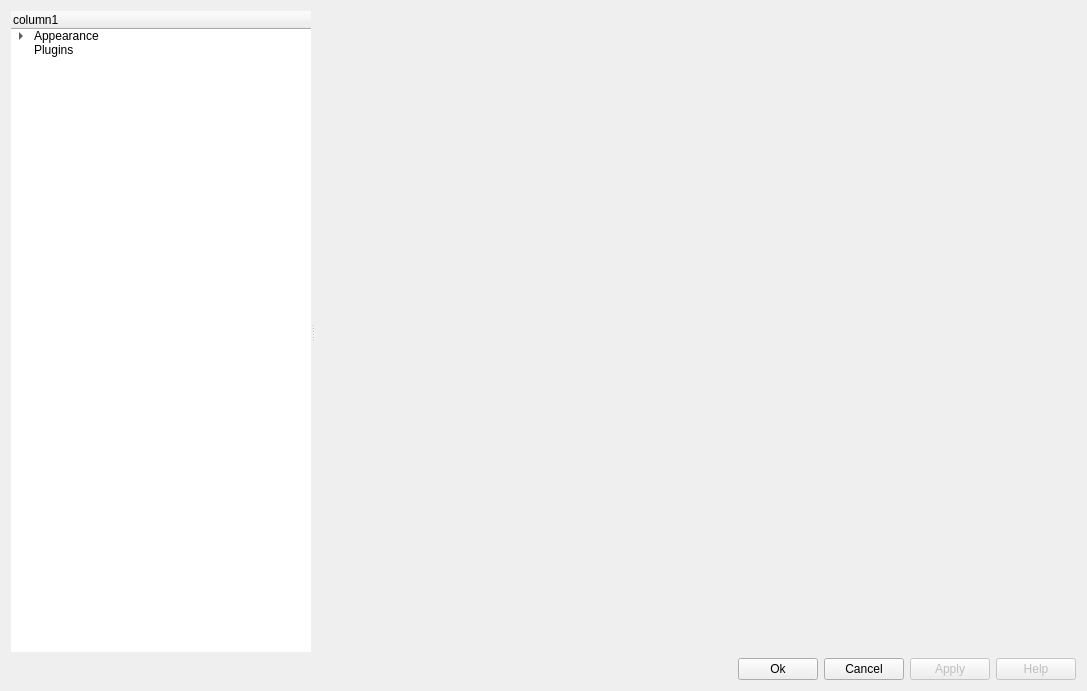
<?xml version="1.0" encoding="UTF-8"?>
<ui version="4.0">
 <class>Settings</class>
 <widget class="QWidget" name="Settings">
  <property name="geometry">
   <rect>
    <x>0</x>
    <y>0</y>
    <width>1087</width>
    <height>691</height>
   </rect>
  </property>
  <property name="windowTitle">
   <string>Settings</string>
  </property>
  <layout class="QGridLayout" name="gridLayout">
   <item row="0" column="0">
    <layout class="QVBoxLayout" name="verticalLayout">
     <item>
      <widget class="QSplitter" name="splitter">
       <property name="sizePolicy">
        <sizepolicy hsizetype="Expanding" vsizetype="Expanding">
         <horstretch>0</horstretch>
         <verstretch>0</verstretch>
        </sizepolicy>
       </property>
       <property name="orientation">
        <enum>Qt::Horizontal</enum>
       </property>
       <widget class="QTreeWidget" name="treeWidget">
        <property name="sizePolicy">
         <sizepolicy hsizetype="Ignored" vsizetype="Expanding">
          <horstretch>0</horstretch>
          <verstretch>0</verstretch>
         </sizepolicy>
        </property>
        <property name="minimumSize">
         <size>
          <width>100</width>
          <height>0</height>
         </size>
        </property>
        <property name="maximumSize">
         <size>
          <width>300</width>
          <height>16777215</height>
         </size>
        </property>
        <property name="frameShape">
         <enum>QFrame::NoFrame</enum>
        </property>
        <column>
         <property name="text">
          <string>column1</string>
         </property>
        </column>
        <item>
         <property name="text">
          <string>Appearance</string>
         </property>
         <item>
          <property name="text">
           <string>Something</string>
          </property>
         </item>
        </item>
        <item>
         <property name="text">
          <string>Plugins</string>
         </property>
        </item>
       </widget>
       <widget class="QFrame" name="viewFrame">
        <property name="sizePolicy">
         <sizepolicy hsizetype="Expanding" vsizetype="Preferred">
          <horstretch>0</horstretch>
          <verstretch>0</verstretch>
         </sizepolicy>
        </property>
        <property name="frameShape">
         <enum>QFrame::NoFrame</enum>
        </property>
        <property name="frameShadow">
         <enum>QFrame::Raised</enum>
        </property>
       </widget>
      </widget>
     </item>
     <item>
      <layout class="QHBoxLayout" name="horizontalLayout">
       <item>
        <spacer name="horizontalSpacer">
         <property name="orientation">
          <enum>Qt::Horizontal</enum>
         </property>
         <property name="sizeHint" stdset="0">
          <size>
           <width>40</width>
           <height>20</height>
          </size>
         </property>
        </spacer>
       </item>
       <item>
        <widget class="QPushButton" name="okButton">
         <property name="text">
          <string>Ok</string>
         </property>
        </widget>
       </item>
       <item>
        <widget class="QPushButton" name="cancelButton">
         <property name="text">
          <string>Cancel</string>
         </property>
        </widget>
       </item>
       <item>
        <widget class="QPushButton" name="applyButton">
         <property name="enabled">
          <bool>false</bool>
         </property>
         <property name="text">
          <string>Apply</string>
         </property>
        </widget>
       </item>
       <item>
        <widget class="QPushButton" name="helpButton">
         <property name="enabled">
          <bool>false</bool>
         </property>
         <property name="text">
          <string>Help</string>
         </property>
        </widget>
       </item>
      </layout>
     </item>
    </layout>
   </item>
  </layout>
  <zorder>okButton</zorder>
  <zorder>cancelButton</zorder>
  <zorder>applyButton</zorder>
  <zorder>helpButton</zorder>
  <zorder>viewFrame</zorder>
  <zorder>treeWidget</zorder>
  <zorder>applyButton</zorder>
  <zorder></zorder>
 </widget>
 <resources/>
 <connections/>
</ui>
